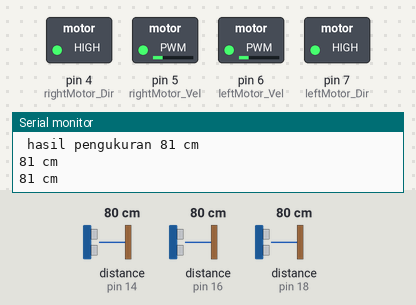
The sketch below on a simulated Arduino Uno, built with avr-gcc and run on an emulated ATmega328P. Shown: switched loads named in the sketch (green lamp = pin HIGH), the last lines printed to the serial monitor. The test bench sets the inputs (shaded band); at power-on: distance to the obstacle (sensors on pin 14, pin 16, pin 18) 80 cm. The echo pulse lasts 58.3 µs per cm.

Above: at 1.2 s.
1.3 s: distance to the obstacle (sensor on pin 14) set to 12 cm
2.8 s: distance to the obstacle (sensor on pin 14) set to 9 cm
At 3.6 s:
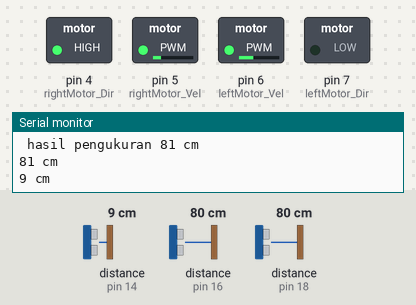
4.3 s: distance to the obstacle (sensor on pin 14) set to 18 cm
At 4.7 s:
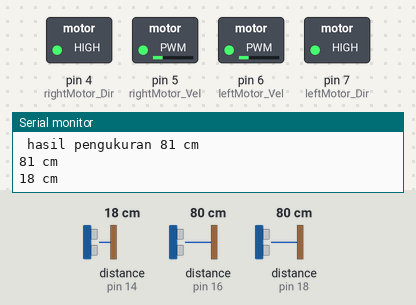
5.9 s: distance to the obstacle (sensor on pin 16) set to 12 cm
7.4 s: distance to the obstacle (sensor on pin 16) set to 9 cm
At 8.0 s:
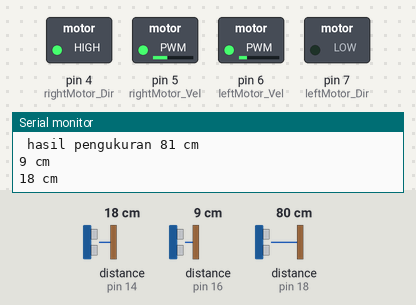
8.9 s: distance to the obstacle (sensor on pin 16) set to 18 cm
At 9.6 s:
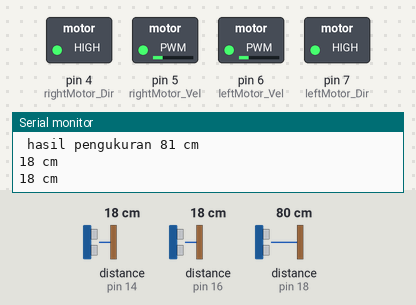
Timing chart, 0 to 11.4 s (numbered marks = the images above; inputs shaded):
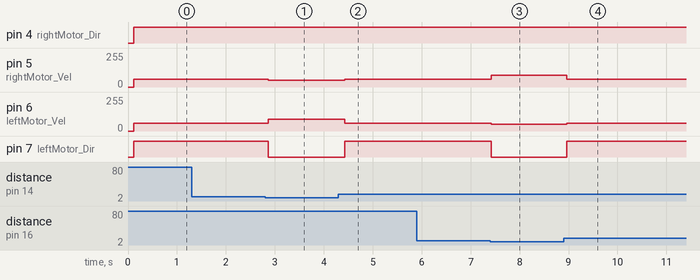

Measured:
- the behaviour switches between 11 and 10 cm on distance to the obstacle (sensor on pin 14) (found by bisection; images 0 and 1)
- the behaviour switches between 11 and 10 cm on distance to the obstacle (sensor on pin 16) (found by bisection; images 2 and 3)
- after the input at 2.8 s, pin 5 (rightMotor_Vel): 60/255 → 50/255 after 0.06 s; pin 6 (leftMotor_Vel): 60/255 → 90/255 after 0.06 s; pin 7 (leftMotor_Dir): HIGH → LOW after 0.06 s
- after the input at 4.3 s, pin 5 (rightMotor_Vel): 50/255 → 60/255 after 0.12 s; pin 6 (leftMotor_Vel): 90/255 → 60/255 after 0.12 s; pin 7 (leftMotor_Dir): LOW → HIGH after 0.12 s
- after the input at 7.4 s, pin 5 (rightMotor_Vel): 60/255 → 90/255 at once; pin 6 (leftMotor_Vel): 60/255 → 50/255 at once; pin 7 (leftMotor_Dir): HIGH → LOW at once
- after the input at 8.9 s, pin 5 (rightMotor_Vel): 90/255 → 60/255 after 0.06 s; pin 6 (leftMotor_Vel): 50/255 → 60/255 after 0.06 s; pin 7 (leftMotor_Dir): LOW → HIGH after 0.06 s

The sketch:

CODING_ROBOT_VACUM.ino
```cpp
#define rightMotor_Dir 4  // arah putar (Motor 1 / kanan)
#define rightMotor_Vel 5  // kontrol kecepatan (Motor 1 / Kiri)
#define leftMotor_Vel 6
#define leftMotor_Dir 7
#define fullspeed 255
#define nospeed 0
#define lowspeed1 50
#define lowspeed2 75
#define lowspeed3 100
#define lowspeed4 150
#define lowspeed5 175
#define highspeed1 225
#define highspeed2 176
#define highspeed3 200
#define highspeed4 215
#define highspeed5 250
int tengah ;
int kiri;
int kanan;

#include<NewPing.h>
#define TRIGGER_PIN 19
#define ECHO_PIN 18
#define MAX_DISTANCE 500
NewPing sonar(TRIGGER_PIN, ECHO_PIN, MAX_DISTANCE);


#define TRIGGER_PIN1 17
#define ECHO_PIN1 16
NewPing sonar1(TRIGGER_PIN1, ECHO_PIN1, MAX_DISTANCE);


#define TRIGGER_PIN2 15
#define ECHO_PIN2 14
NewPing sonar2(TRIGGER_PIN2, ECHO_PIN2, MAX_DISTANCE);
void maju()
{
  digitalWrite(rightMotor_Dir,HIGH);  //Motor diberi HIGH untuk bergerak CW
  analogWrite(rightMotor_Vel,60);  //Motor diberi HIGH agar EN=full speed
  digitalWrite(leftMotor_Dir,HIGH);  //Motor diberi HIGH untuk bergerak CW
  analogWrite(leftMotor_Vel,60);  //Motor diberi HIGH agar EN=full speed
  }
void mundur()
{
   digitalWrite(rightMotor_Dir,LOW);  //Motor diberi HIGH untuk bergerak CW
   analogWrite(rightMotor_Vel,50);  //Motor diberi HIGH agar EN=full speed
   digitalWrite(leftMotor_Dir,LOW);  //Motor diberi HIGH untuk bergerak CW
   analogWrite(leftMotor_Vel,50);  //Motor diberi HIGH agar EN=full speed
   }

   void berhenti()
{
   digitalWrite(rightMotor_Dir,LOW);  //Motor diberi HIGH untuk bergerak CW
   analogWrite(rightMotor_Vel,nospeed);  //Motor diberi HIGH agar EN=full speed
   digitalWrite(leftMotor_Dir,LOW);  //Motor diberi HIGH untuk bergerak CW
   analogWrite(leftMotor_Vel,nospeed);  //Motor diberi HIGH agar EN=full speed
   }

void belokkanan()
{
   digitalWrite(rightMotor_Dir,HIGH);  //Motor diberi HIGH untuk bergerak CW
   analogWrite(rightMotor_Vel,50);  //Motor diberi HIGH agar EN=full speed
   digitalWrite(leftMotor_Dir,LOW);  //Motor diberi HIGH untuk bergerak CW
   analogWrite(leftMotor_Vel,90);  //Motor diberi HIGH agar EN=full speed
  delay(200);
  }
void belokkiri()
{
   digitalWrite(rightMotor_Dir,HIGH);  //Motor diberi HIGH untuk bergerak CW
   analogWrite(rightMotor_Vel,90);  //Motor diberi HIGH agar EN=full speed
   digitalWrite(leftMotor_Dir,LOW);  //Motor diberi HIGH untuk bergerak CW
   analogWrite(leftMotor_Vel,50);  //Motor diberi HIGH agar EN=full speed
   delay(200);
}
void setup()
{
  pinMode (4,OUTPUT);  //Setting pin 4 sebagai output
  pinMode (5,OUTPUT);  //Setting pin 5 sebagai output
  pinMode (6,OUTPUT);  //Setting pin 6 sebagai output
  pinMode (7,OUTPUT);  //Setting pin 7 sebagai output
  Serial.begin(115200);
}
void loop()
  {
  delay(100);
    tengah = sonar.ping_cm();
    kanan = sonar1.ping_cm();
    kiri = sonar2.ping_cm();
    if (tengah ==0 ) {
    tengah = MAX_DISTANCE; }
    if (kanan == 0 ){
    kanan = MAX_DISTANCE;}
    if (kiri == 0 ){
    kiri = MAX_DISTANCE;}
      Serial.print(" hasil pengukuran ");
      Serial.print(tengah);
      Serial.println(" cm");
      Serial.print(kanan);
      Serial.println(" cm");
      Serial.print(kiri);
      Serial.println(" cm");
      if(kiri<=10 && tengah<=10 && kanan <=10)
      {
        mundur();
      }
      else if((tengah <=10) && (kiri <=10))
      {
        belokkanan();
      }
      else if ((tengah <=10) && (kanan <=10))
      {
        belokkiri();
      }
            else if(kiri <=10)
      {
      belokkanan();
      }
      else if(kanan <=10)
      {
        belokkiri();
      }
      else if (tengah <=10)
      {
      belokkanan();
      }
      else       {
        maju();
      }

}
```
